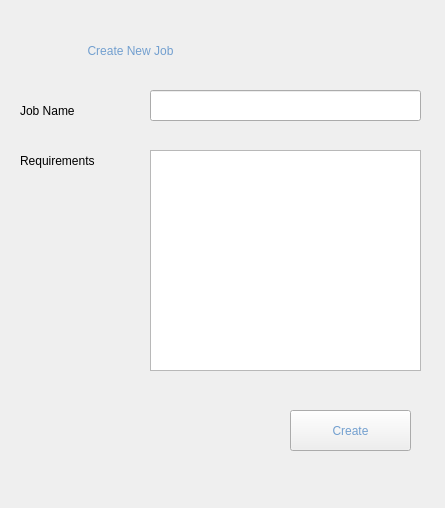
<?xml version="1.0" encoding="UTF-8"?>
<ui version="4.0">
 <class>createJobForm</class>
 <widget class="QWidget" name="createJobForm">
  <property name="geometry">
   <rect>
    <x>0</x>
    <y>0</y>
    <width>445</width>
    <height>508</height>
   </rect>
  </property>
  <property name="windowTitle">
   <string>Form</string>
  </property>
  <widget class="QLabel" name="label_2">
   <property name="geometry">
    <rect>
     <x>0</x>
     <y>20</y>
     <width>261</width>
     <height>61</height>
    </rect>
   </property>
   <property name="styleSheet">
    <string notr="true">font: 20pt &quot;Ubuntu&quot;;
color: rgb(114, 159, 207);</string>
   </property>
   <property name="frameShadow">
    <enum>QFrame::Plain</enum>
   </property>
   <property name="text">
    <string>Create New Job</string>
   </property>
   <property name="alignment">
    <set>Qt::AlignCenter</set>
   </property>
  </widget>
  <widget class="QLineEdit" name="lineEdit">
   <property name="geometry">
    <rect>
     <x>150</x>
     <y>90</y>
     <width>271</width>
     <height>31</height>
    </rect>
   </property>
  </widget>
  <widget class="QLabel" name="label">
   <property name="geometry">
    <rect>
     <x>20</x>
     <y>100</y>
     <width>81</width>
     <height>21</height>
    </rect>
   </property>
   <property name="text">
    <string>Job Name</string>
   </property>
  </widget>
  <widget class="QLabel" name="label_3">
   <property name="geometry">
    <rect>
     <x>20</x>
     <y>140</y>
     <width>101</width>
     <height>41</height>
    </rect>
   </property>
   <property name="text">
    <string>Requirements</string>
   </property>
  </widget>
  <widget class="QTextEdit" name="textEdit">
   <property name="geometry">
    <rect>
     <x>150</x>
     <y>150</y>
     <width>271</width>
     <height>221</height>
    </rect>
   </property>
  </widget>
  <widget class="QPushButton" name="pushButton">
   <property name="geometry">
    <rect>
     <x>290</x>
     <y>410</y>
     <width>121</width>
     <height>41</height>
    </rect>
   </property>
   <property name="styleSheet">
    <string notr="true">color: rgb(114, 159, 207);
font: 16pt &quot;Ubuntu&quot;;</string>
   </property>
   <property name="text">
    <string>Create</string>
   </property>
  </widget>
 </widget>
 <resources/>
 <connections/>
</ui>
